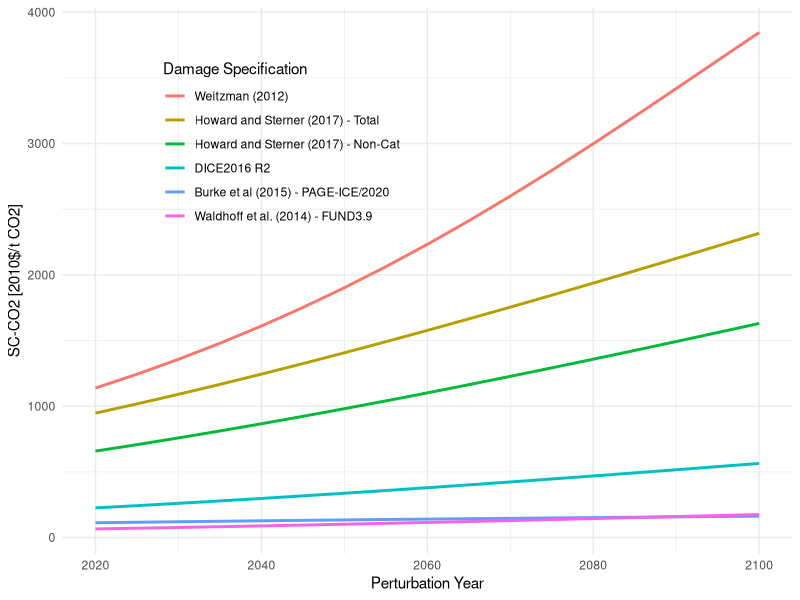
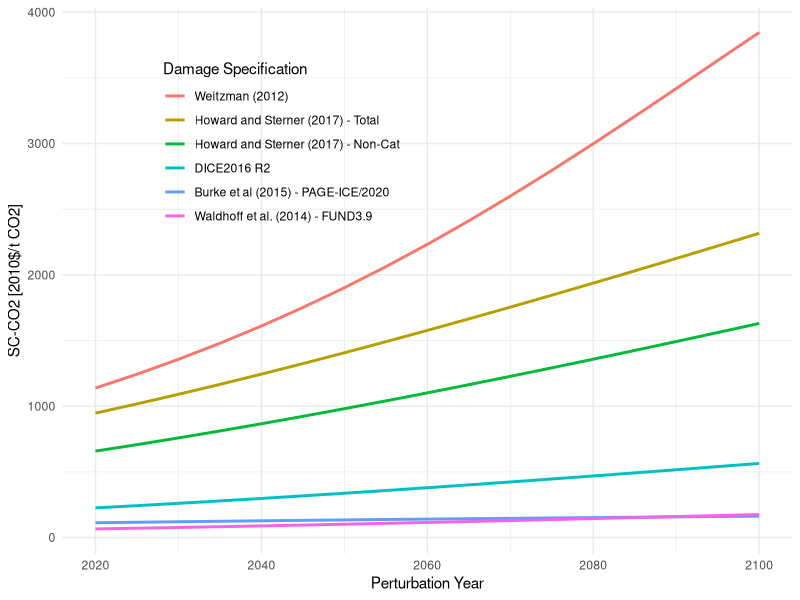

Generate these figures, in order, with R:
library(dplyr)
library(ggplot2)

# time periods (5 years per period)
time_horizon = 60

# availability of fossil fuels
fosslim  = 6000      # maximum cumulative extraction fossil fuels (gtc)

# time step
tstep    = 5         # years per period

# preferences
elasmu   = 1.45      # elasticity of marginal utility of consumption
prstp    = .015      # initial rate of social time preference per year

# population and technology
gama     = .300      # capital elasticity in production function
pop0     = 7403      # initial world population 2015 (millions)
popadj   = 0.134     # growth rate to calibrate to 2050 pop projection
popasym  = 11500     # asymptotic population (millions)
dk       = .100      # depreciation rate on capital (per year)
q0       = 105.5     # initial world gross output 2015 (trill 2010 usd)
k0       = 223       # initial capital value 2015 (trill 2010 usd)
a0       = 5.115     # initial level of total factor productivity
ga0      = 0.076     # initial growth rate for tfp per 5 years
dela     = 0.005     # decline rate of tfp per 5 years
s        = 0.2       # savings rate

# emissions parameters
gsigma1  = -0.0152   # initial growth of sigma (per year)
dsig     = -0.001    # decline rate of decarbonization (per period)
eland0   = 2.6       # carbon emissions from land 2015 (gtco2 per year)
deland   = .115      # decline rate of land emissions (per period)
e0       = 35.85     # industrial emissions 2015 (gtco2 per year)
miu0     = .03       # initial emissions control rate for base case 2015

# carbon cycle
# initial conditions
mat0     = 851       # initial concentration in atmosphere 2015 (gtc)
mu0      = 460       # initial concentration in upper strata 2015 (gtc)
ml0      = 1740      # initial concentration in lower strata 2015 (gtc)
mateq    = 588       # equilibrium concentration atmosphere  (gtc)
mueq     = 360       # equilibrium concentration in upper strata (gtc)
mleq     = 1720      # equilibrium concentration in lower strata (gtc)

# flow paramaters
b12      = .12       # carbon cycle transition matrix
b23      = 0.007     # carbon cycle transition matrix

# these are for declaration and are defined later
# b11      carbon cycle transition matrix
# b21      carbon cycle transition matrix
# b22      carbon cycle transition matrix
# b32      carbon cycle transition matrix
# b33      carbon cycle transition matrix
# sig0     carbon intensity 2010 (kgco2 per output 2005 usd 2010)

# climate model parameters
t2xco2   = 3.1       # equilibrium temp impact (oc per doubling co2)
fex0     = 0.5       # 2015 forcings of non-co2 ghg (wm-2)
fex1     = 1.0       # 2100 forcings of non-co2 ghg (wm-2)
tocean0  = .0068     # initial lower stratum temp change (c from 1900)
tatm0    = 0.85      # initial atmospheric temp change (c from 1900)
c1       = 0.1005    # climate equation coefficient for upper level
c3       = 0.088     # transfer coefficient upper to lower stratum
c4       = 0.025     # transfer coefficient for lower level
fco22x   = 3.6813    # forcings of equilibrium co2 doubling (wm-2)

# climate damage parameters
a1       = 0         # damage intercept
a2       = 0.00236   # damage quadratic term
a3       = 2.00      # damage exponent
a4       = 5.07e-6   # Weitzman damage term
a5       = 6.754     # damage exponent Weitzman 2012

# abatement cost
expcost2 = 2.6       # exponent of control cost function
pback    = 550       # cost of backstop 2010$ per tco2 2015
gback    = .025      # initial cost decline backstop cost per period
limmiu   = 1.2       # upper limit on control rate after 2150
tnopol   = 45        # period before which no emissions controls base
cprice0  = 2         # initial base carbon price (2010$ per tco2)
gcprice  = .02       # growth rate of base carbon price per year

# scaling and inessential parameters
# note that these are unnecessary for the calculations
# they ensure that mu of first period's consumption =1 and pv cons = pv utilty
scale1   = 0.0302455265681763   # multiplicative scaling coefficient
scale2   = -10993.704     # additive scaling coefficient

# parameters
# l[t]          level of population and labor
# al[t]         level of total factor productivity
# sigma[t]      co2-equivalent-emissions output ratio
# rr[t]         average utility social discount rate
# ga[t]         growth rate of productivity from
# forcoth[t]    exogenous forcing for other greenhouse gases
# gl[t]         growth rate of labor
# gcost1        growth of cost factor
# gsig[t]       change in sigma (cumulative improvement of energy efficiency)
# etree[t]      emissions from deforestation
# cumetree[t]   cumulative from land
# cost1[t]      adjusted cost for backstop
# lam           climate model parameter
# gfacpop[t]    growth factor population
# pbacktime[t]  backstop price
# optlrsav      optimal long-run savings rate used for transversality
# scc[t]        social cost of carbon
# cpricebase[t] carbon price in base case
# photel[t]     carbon price under no damages (hotelling rent condition)
# ppm[t]        atmospheric concentrations parts per million
# atfrac[t]     atmospheric share since 1850
# atfrac2010[t]     atmospheric share since 2010 ;

# parameters for long-run consistency of carbon cycle
b11 = 1 - b12
b21 = b12*mateq/mueq
b22 = 1 - b21 - b23
b32 = b23*mueq/mleq
b33 = 1 - b32

# further definitions of parameters
a20 = a2
sig0 = e0/(q0*(1-miu0))
lam = fco22x/t2xco2

#
ga = ga0*exp(-dela*5*(0:(time_horizon-1)))

#
etree = eland0*(1-deland)^(0:(time_horizon-1))

#
forcoth = array(fex0+(1/17)*(fex1-fex0),time_horizon)
forcoth[-(1:17)] = (fex1-fex0)

pbacktime = pback*(1-gback)^(0:(time_horizon-1))

l = array(pop0,time_horizon)
al = array(a0,time_horizon)
gsig = array(gsigma1,time_horizon)
sigma = array(sig0,time_horizon)
cumetree = array(100,time_horizon)
cost1 = array(pback*sig0/expcost2/1000,time_horizon)

for (t in 2:time_horizon) {

  l[t] = l[t-1]*(popasym/l[t-1])^popadj

  al[t] = al[t-1]/(1-ga[t-1])

  gsig[t] = gsig[t-1]*(1+dsig)^tstep

  sigma[t] = sigma[t-1]*exp(gsig[t-1]*tstep)

  cost1[t] = pbacktime[t]*sigma[t]/expcost2/1000

}

# set the baseline emission controls to match DICE2016 R2
cpricebase = cprice0*(1+gcprice)^((0:(time_horizon-1))*5)
miu = (cpricebase/pbacktime)^(1/(expcost2-1))
miu[(tnopol+1):length(miu)] = limmiu



run_dice = function(perturbation_year=-1,damfun) {

  # variables
  # damfrac[t]      damages as fraction of gross output
  # ygross[t]       gross world product gross of abatement and damages (trillions 2005 usd per year)
  # ynet[t]         output net of damages equation (trillions 2005 usd per year)
  # abatecost[t]    cost of emissions reductions  (trillions 2005 usd per year)
  # y[t]            gross world product net of abatement and damages (trillions 2005 usd per year)
  # i[t]            investment (trillions 2005 usd per year)
  # c[t]            consumption (trillions 2005 us dollars per year)
  # k[t]            capital stock (trillions 2005 us dollars)
  # eind[t]         industrial emissions (gtco2 per year)
  # e[t]            total co2 emissions (gtco2 per year)
  # cca[t]          cumulative industrial carbon emissions (gtc)
  # forc[t]         increase in radiative forcing (watts per m2 from 1900)
  # mat[t]          carbon concentration increase in atmosphere (gtc from 1750)
  # ml[t]           carbon concentration increase in lower oceans (gtc from 1750)
  # mu[t]           carbon concentration increase in shallow oceans (gtc from 1750)
  # tatm[t]         increase temperature of atmosphere (degrees c from 1900)
  # tocean[t]       increase temperatureof lower oceans (degrees c from 1900)
  # miu[t]          emission control rate ghgs

  # intialize space for state variables and set starting values
  damfrac   = array(NA,      time_horizon)
  ygross    = array(NA,      time_horizon)
  ynet      = array(NA,      time_horizon)
  abatecost = array(NA,      time_horizon)
  y         = array(NA,      time_horizon)
  i         = array(NA,      time_horizon)
  c         = array(NA,      time_horizon)
  k         = array(k0,      time_horizon)
  eind      = array(NA,      time_horizon)
  e         = array(NA,      time_horizon)
  cca       = array(400,     time_horizon)
  forc      = array(NA,      time_horizon)
  mat       = array(mat0,    time_horizon)
  ml        = array(ml0,     time_horizon)
  mu        = array(mu0,     time_horizon)
  tatm      = array(tatm0,   time_horizon)
  tocean    = array(tocean0, time_horizon)

  #
  for (t in 1:time_horizon) {

    # equation for damage fraction
    if (missing(damfun)) {
      damfrac[t] = a1*tatm[t]+a2*tatm[t]^a3
    }
    else if (damfun=="Weitzman") {
      # damfrac[t] = ifelse(a1*tatm[t]+a2*tatm[t]^a3+a4*tatm[t]^a5<1,a1*tatm[t]+a2*tatm[t]^a3+a4*tatm[t]^a5,1)
      damfrac[t] = (a1*tatm[t]+a2*tatm[t]^a3+a4*tatm[t]^a5)/(1+a1*tatm[t]+a2*tatm[t]^a3+a4*tatm[t]^a5)
      
    }

    # output gross equation
    ygross[t] = (al[t]*(l[t]/1000)^(1-gama))*(k[t]^gama)

    # output net of damages equation
    ynet[t] = ygross[t]*(1-damfrac[t])

    # cost of emissions reductions equation
    abatecost[t] = ygross[t]*cost1[t]*miu[t]^expcost2

    # output net equation
    y[t] = ynet[t]-abatecost[t]

    # savings rate equation
    i[t] = s*y[t]

    # consumption equation
    c[t] = y[t]-i[t]

    # capital balance equation
    k[t+1] = (1-dk)^tstep*k[t]+tstep*i[t]

    # industrial emissions
    eind[t] = sigma[t]*ygross[t]*(1-(miu[t]))

    if (perturbation_year==(2015+t*tstep))
      eind[t] = eind[t]+1

    # emissions equation
    e[t] = eind[t]+etree[t]

    # cumulative industrial carbon emissions
    cca[t+1] = cca[t]+eind[t]*5/3.666

    # atmospheric concentration equation
    mat[t+1] = mat[t]*b11+mu[t]*b21+e[t]*(5/3.666)

    # lower ocean concentration
    ml[t+1] = ml[t]*b33+mu[t]*b23

    # shallow ocean concentration
    mu[t+1] = mat[t]*b12+mu[t]*b22+ml[t]*b32

    # radiative forcing equation
    forc[t+1] = fco22x*((log((mat[t+1]/588.000))/log(2)))+forcoth[t+1]

    # temperature-climate equation for atmosphere
    tatm[t+1] = tatm[t]+c1*(forc[t+1]-(fco22x/t2xco2)*tatm[t]-c3*(tatm[t]-tocean[t]))

    # temperature-climate equation for lower oceans
    tocean[t+1] = tocean[t]+c4*(tatm[t]-tocean[t])

  }

  return(c)

}

get_scc = function(perturbation_year,discount_rate=.02,damfun) {

  # equation for damage fraction
  if (missing(damfun)) {
    c_base = run_dice()
    c_perturb = run_dice(perturbation_year)
  }
  else if (damfun=="Weitzman") {
    c_base = run_dice(damfun="Weitzman")
    c_perturb = run_dice(perturbation_year,damfun="Weitzman")
  }

  c_diff = (c_base-c_perturb)[-(1:((perturbation_year-2015)/tstep))]

  data.frame(year=perturbation_year,
             scc=sum(c_diff*tstep/(1+discount_rate)^(0:(length(c_diff)-1)*tstep))*1e12/1e9/5)

}



get_scc_path = function(damfun,years=seq(2020,2100,by=5)) {
  if (missing(damfun)) {
    results = NULL
    for (year in years)
    results = rbind(results,get_scc(year))
    return(results)
  }
  else if (damfun=="Weitzman") {
    results = NULL
    for (year in years)
    results = rbind(results,get_scc(year,damfun='Weitzman'))
    return(results)
  }
}


results = get_scc_path() %>%
          mutate(Damages="DICE2016 R2")

# howard and sterner (2017) prefered specification
# cofficient estimates and standard errors (table 2 specification (4))
# t2       0.595 (0.190)
# cat_t2   0.260 (0.267)
# prod_t2  0.113 (0.125)
#
# Non-catastrophic damage excluding productivity: 0.5950*1.25
# Non-catastrophic and catastrophic excluding productivity: 0.5950*1.25+0.260
# Total Damages including productivity: (0.5950+0.113)*1.25+0.260

a2 = (0.5950*1.25)/100
temp = get_scc_path() %>%
       mutate(Damages="Howard and Sterner (2017) - Non-Cat")
results = rbind(results,temp)

a2 = ((0.5950+0.113)*1.25+0.260)/100
temp = get_scc_path() %>%
       mutate(Damages="Howard and Sterner (2017) - Total")
results = rbind(results,temp)

## this is wrong, currently specified in levels not growth, fix later 
a1 = 0.0127
a2 = -0.0005
temp = get_scc_path() %>%
  mutate(Damages="Burke et al (2015) - PAGE-ICE/2020")
results = rbind(results,temp)

## this is wrong, currently specified in levels not growth, fix later 
a1 = -0.001126
a2 = 0.000818
temp = get_scc_path() %>%
  mutate(Damages="Waldhoff et al. (2014) - FUND3.9")
results = rbind(results,temp)

a1 = 0
a2 = 0.00236
temp = get_scc_path(damfun='Weitzman') %>%
  mutate(Damages="Weitzman (2012)")
results = rbind(results,temp)


results$Damages  <- with(results,reorder(Damages,-scc))

ggplot(results)+
  geom_line(aes(x=year,y=scc,color=Damages),size=1)+
  labs(x="Perturbation Year",y="SC-CO2 [2010$/t CO2]")+
      guides(color=guide_legend(title="Damage Specification"))+
      theme_minimal() + theme(legend.position  = c(.3,.75))

ggsave("scc_plot.png",device="png")
